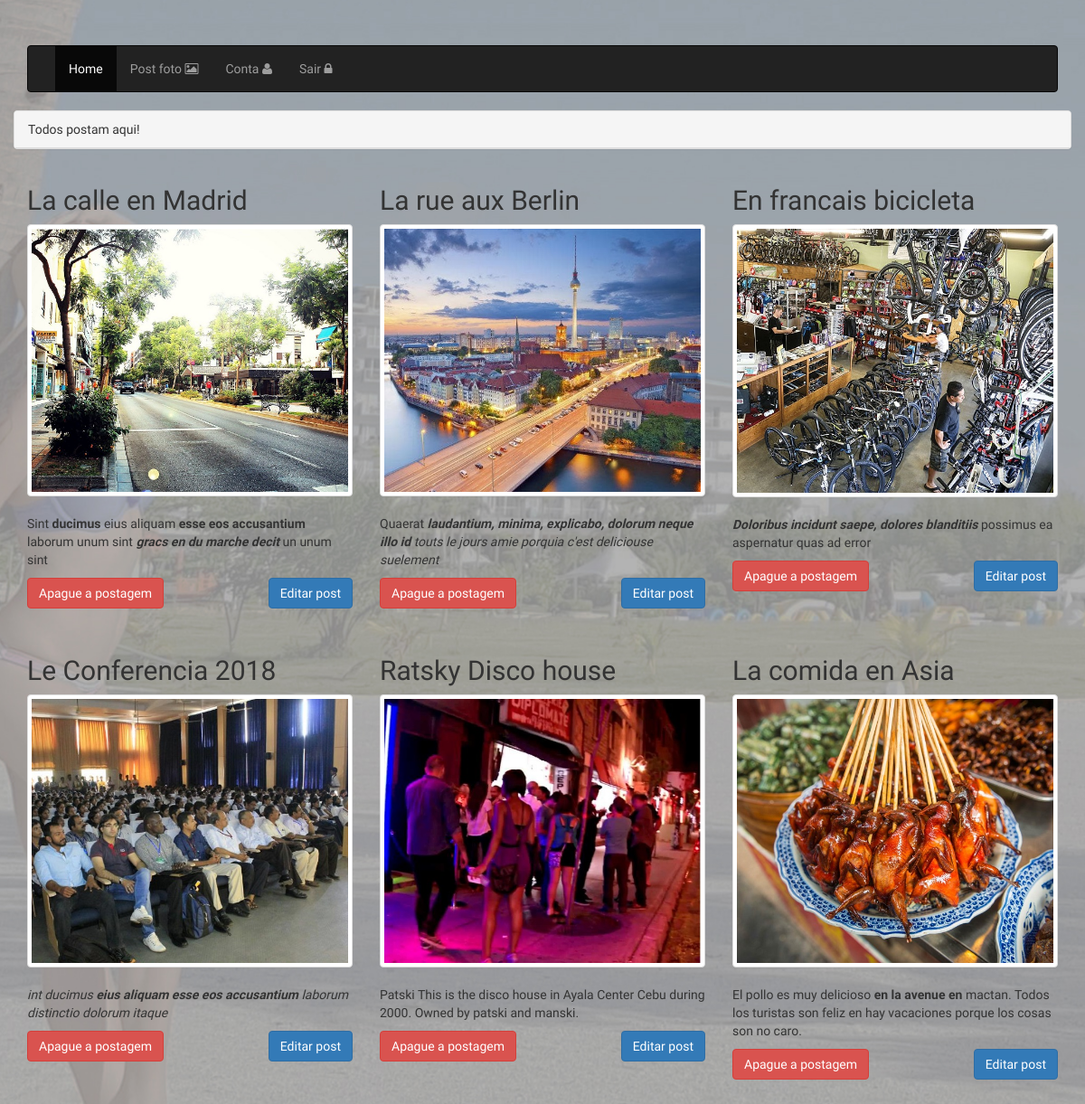
Screenshot of /index.php (signed in) with the database file from the repository.
### tables this page shows
CREATE TABLE IF NOT EXISTS `post` (
  `post_id` int(3) NOT NULL AUTO_INCREMENT,
  `post_user_id` int(3) NOT NULL,
  `post_title` varchar(255) NOT NULL,
  `post_comment` varchar(255) NOT NULL,
  `post_image` varchar(60) NOT NULL,
  `post_image_location` varchar(255) NOT NULL,
  PRIMARY KEY (`post_id`)
);

### index.php (the view, shortened to what this page needs)
<?php include("includes/header.php") ?>
<?php
  if(isset($_COOKIE['id']) && isset($_COOKIE['security'])){
    $default = 'default';
      $message = 'Todos postam aqui!';
    include("includes/navbar.php");
        $db = new mysqli();
          $db->connect("localhost", "root", "", "social_media");
          $sql1 = "SELECT * FROM `post` ";
            $post_items = $db->query($sql1);
?>
<div class="container">
  <div class="row">
    <div class="w3-container">
        <div class="message-setter">
          <div class="panel panel-<?php echo $default; ?>">
            <div class="panel-heading"><?php echo $message; ?></div>
          </div>
        </div>
        <?php
        while($array = $post_items->fetch_array()){
          $post_id = $array['post_id'];
          $post_title = $array['post_title'];
          $post_comment = $array['post_comment'];
          $post_image = $array['post_image'];
      ?>
        <div class="col-md-4 display-background">
            <h2><?php echo $post_title; ?></h2>
                <div class="w3-card-4 cards-bkg" style="width:100%">
                  <a href="links/comments.php?post_id=<?php echo $post_id; ?>"><img class="thumbnail" src="img_upload/<?php echo $post_image; ?>"></a>
                  <p class="card-text"><?php echo $post_comment; ?></p>
                  <form action="index.php" method="post">
                    <button type="submit" class="btn btn-danger pull-left" name="delete">Apague a postagem</button>
                  </form>
                <a href="./links/edit.php?post_id=<?php echo $post_id; ?>" class="btn btn-primary pull-right">Editar post</a>
              </div>
        </div>
          <?php } ?>
      </div>
  </div>
</div>
<?php
} else { redirect("logout.php"); }  ?>
<?php include("includes/footer.php") ?>

### includes/header.php (shortened to what this page needs)
<!DOCTYPE html>
<html lang="pt-br">
  <head>
    <link href="css/bootstrap.min.css" rel="stylesheet">
    <link href="css/font-awesome.css" rel="stylesheet">
    <link href="css/style.css" rel="stylesheet">
  </head>
  <body>

### includes/navbar.php
<div class="container">
  <nav class="navbar navbar-inverse">
    <div class="container-fluid">
      <div class="navbar-header">
        <a class="navbar-brand" href="index.php"></a>
      </div>
      <ul class="nav navbar-nav">
        <li class="active"><a href="index.php">Home</a></li>
        <li><a href="links/upload.php">Post foto <i class="fa fa-photo"></i></a></li>
        <li><a href="links/account.php">Conta <i class="fa fa-user"></i></a></li>
        <li><a href="logout.php">Sair <i class="fa fa-lock"></i></a></li>
      </ul>
    </div>
  </nav>
</div>

### includes/footer.php (shortened to what this page needs)
</body>
</html>

### css/style.css (style rules this page uses)
body { padding-top: 50px; background: url('../img/sample.jpg') no-repeat fixed center; font-family: acme; }
.cards-bkg img { width: 100%; }
.display-background { height: 520px; }

### rows the page displays
post: post_title "La calle en Madrid", post_image (picture), post_comment "Sint ducimus eius aliquam esse eos accusantium laborum unum sint gracs en du marche decit un unum sint"
post: post_title "La rue aux Berlin", post_image (picture), post_comment "Quaerat laudantium, minima, explicabo, dolorum neque illo id touts le jours amie porquia c'est deliciouse suelement"
post: post_title "En francais bicicleta", post_image (picture), post_comment "Doloribus incidunt saepe, dolores blanditiis possimus ea aspernatur quas ad error"
post: post_title "Le Conferencia 2018", post_image (picture), post_comment "int ducimus eius aliquam esse eos accusantium laborum distinctio dolorum itaque"
post: post_title "Ratsky Disco house", post_image (picture), post_comment "Patski This is the disco house in Ayala Center Cebu during 2000. Owned by patski and manski."
post: post_title "La comida en Asia", post_image (picture), post_comment "El pollo es muy delicioso en la avenue en mactan. Todos los turistas son feliz en hay vacaciones porque los cosas son no caro."

### other values shown
$message "Todos postam aqui!"
